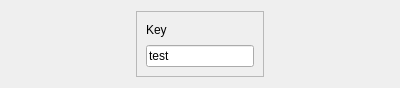
<?xml version="1.0" encoding="UTF-8"?>
<ui version="4.0">
 <class>VigenereCipher</class>
 <widget class="QWidget" name="VigenereCipher">
  <property name="geometry">
   <rect>
    <x>0</x>
    <y>0</y>
    <width>400</width>
    <height>88</height>
   </rect>
  </property>
  <property name="windowTitle">
   <string>Form</string>
  </property>
  <layout class="QHBoxLayout" name="horizontalLayout_2">
   <item>
    <layout class="QHBoxLayout" name="horizontalLayout">
     <item>
      <spacer name="horizontalSpacer">
       <property name="orientation">
        <enum>Qt::Horizontal</enum>
       </property>
       <property name="sizeHint" stdset="0">
        <size>
         <width>40</width>
         <height>20</height>
        </size>
       </property>
      </spacer>
     </item>
     <item>
      <widget class="QFrame" name="frame">
       <property name="frameShape">
        <enum>QFrame::StyledPanel</enum>
       </property>
       <property name="frameShadow">
        <enum>QFrame::Raised</enum>
       </property>
       <layout class="QVBoxLayout" name="verticalLayout">
        <item>
         <widget class="QLabel" name="label">
          <property name="text">
           <string>Key</string>
          </property>
         </widget>
        </item>
        <item>
         <widget class="QLineEdit" name="m_key_edit">
          <property name="text">
           <string>test</string>
          </property>
         </widget>
        </item>
       </layout>
      </widget>
     </item>
     <item>
      <spacer name="horizontalSpacer_2">
       <property name="orientation">
        <enum>Qt::Horizontal</enum>
       </property>
       <property name="sizeHint" stdset="0">
        <size>
         <width>40</width>
         <height>20</height>
        </size>
       </property>
      </spacer>
     </item>
    </layout>
   </item>
  </layout>
 </widget>
 <resources/>
 <connections>
  <connection>
   <sender>m_key_edit</sender>
   <signal>textChanged(QString)</signal>
   <receiver>VigenereCipher</receiver>
   <slot>onCipherKeyChange()</slot>
   <hints>
    <hint type="sourcelabel">
     <x>215</x>
     <y>149</y>
    </hint>
    <hint type="destinationlabel">
     <x>199</x>
     <y>149</y>
    </hint>
   </hints>
  </connection>
 </connections>
 <slots>
  <slot>onCipherKeyChange()</slot>
 </slots>
</ui>
